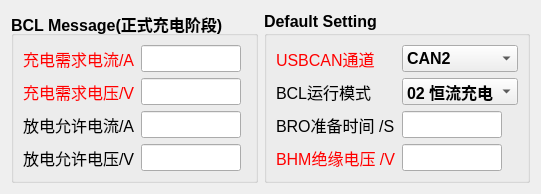
    <widget class="QWidget" name="layoutWidget_3">
     <property name="geometry">
      <rect>
       <x>10</x>
       <y>40</y>
       <width>541</width>
       <height>191</height>
      </rect>
     </property>
     <layout class="QHBoxLayout" name="horizontalLayout_2">
      <item>
       <widget class="QGroupBox" name="groupBox1_1">
        <property name="font">
         <font>
          <pointsize>12</pointsize>
          <weight>75</weight>
          <bold>true</bold>
         </font>
        </property>
        <property name="title">
         <string>BCL Message(正式充电阶段)</string>
        </property>
        <layout class="QFormLayout" name="formLayout">
         <item row="0" column="0">
          <widget class="QLabel" name="label1_8">
           <property name="font">
            <font>
             <pointsize>12</pointsize>
             <weight>50</weight>
             <bold>false</bold>
            </font>
           </property>
           <property name="styleSheet">
            <string notr="true">QLabel#label1_8 {color:red}</string>
           </property>
           <property name="text">
            <string>充电需求电流/A</string>
           </property>
           <property name="buddy">
            <cstring>lineEdit2_2</cstring>
           </property>
          </widget>
         </item>
         <item row="0" column="1">
          <widget class="QLineEdit" name="lineEdit1_1">
           <property name="maximumSize">
            <size>
             <width>100</width>
             <height>16777215</height>
            </size>
           </property>
           <property name="text">
            <string/>
           </property>
          </widget>
         </item>
         <item row="1" column="0">
          <widget class="QLabel" name="label1_7">
           <property name="font">
            <font>
             <pointsize>12</pointsize>
             <weight>50</weight>
             <bold>false</bold>
            </font>
           </property>
           <property name="styleSheet">
            <string notr="true">QLabel#label1_7 {color:red}</string>
           </property>
           <property name="text">
            <string>充电需求电压/V</string>
           </property>
           <property name="buddy">
            <cstring>lineEdit2_1</cstring>
           </property>
          </widget>
         </item>
         <item row="1" column="1">
          <widget class="QLineEdit" name="lineEdit1_2">
           <property name="maximumSize">
            <size>
             <width>100</width>
             <height>16777215</height>
            </size>
           </property>
          </widget>
         </item>
         <item row="2" column="0">
          <widget class="QLabel" name="label1_15">
           <property name="font">
            <font>
             <pointsize>12</pointsize>
             <weight>50</weight>
             <bold>false</bold>
            </font>
           </property>
           <property name="text">
            <string>放电允许电流/A</string>
           </property>
           <property name="buddy">
            <cstring>lineEdit2_2</cstring>
           </property>
          </widget>
         </item>
         <item row="2" column="1">
          <widget class="QLineEdit" name="lineEdit1_8">
           <property name="maximumSize">
            <size>
             <width>100</width>
             <height>16777215</height>
            </size>
           </property>
          </widget>
         </item>
         <item row="3" column="0">
          <widget class="QLabel" name="label1_16">
           <property name="font">
            <font>
             <pointsize>12</pointsize>
             <weight>50</weight>
             <bold>false</bold>
            </font>
           </property>
           <property name="text">
            <string>放电允许电压/V</string>
           </property>
           <property name="buddy">
            <cstring>lineEdit2_1</cstring>
           </property>
          </widget>
         </item>
         <item row="3" column="1">
          <widget class="QLineEdit" name="lineEdit1_9">
           <property name="maximumSize">
            <size>
             <width>100</width>
             <height>16777215</height>
            </size>
           </property>
          </widget>
         </item>
        </layout>
       </widget>
      </item>
      <item>
       <widget class="QGroupBox" name="groupBox1_2">
        <property name="font">
         <font>
          <pointsize>12</pointsize>
          <weight>75</weight>
          <bold>true</bold>
         </font>
        </property>
        <property name="title">
         <string>Default Setting</string>
        </property>
        <layout class="QFormLayout" name="formLayout_2">
         <item row="1" column="0">
          <widget class="QLabel" name="label1_55">
           <property name="font">
            <font>
             <pointsize>12</pointsize>
             <weight>50</weight>
             <bold>false</bold>
            </font>
           </property>
           <property name="text">
            <string>BCL运行模式</string>
           </property>
           <property name="buddy">
            <cstring>lineEdit2_1</cstring>
           </property>
          </widget>
         </item>
         <item row="1" column="1">
          <widget class="QComboBox" name="comboBox1_3">
           <item>
            <property name="text">
             <string>02 恒流充电</string>
            </property>
           </item>
           <item>
            <property name="text">
             <string>01 恒压充电</string>
            </property>
           </item>
           <item>
            <property name="text">
             <string>03 恒流放电</string>
            </property>
           </item>
          </widget>
         </item>
         <item row="4" column="0">
          <widget class="QLabel" name="label1_14">
           <property name="font">
            <font>
             <pointsize>12</pointsize>
             <weight>50</weight>
             <bold>false</bold>
            </font>
           </property>
           <property name="text">
            <string>BRO准备时间 /S</string>
           </property>
           <property name="buddy">
            <cstring>lineEdit2_2</cstring>
           </property>
          </widget>
         </item>
         <item row="4" column="1">
          <widget class="QLineEdit" name="lineEdit1_7">
           <property name="maximumSize">
            <size>
             <width>100</width>
             <height>16777215</height>
            </size>
           </property>
          </widget>
         </item>
         <item row="5" column="0">
          <widget class="QLabel" name="label1_10">
           <property name="font">
            <font>
             <pointsize>12</pointsize>
             <weight>50</weight>
             <bold>false</bold>
            </font>
           </property>
           <property name="styleSheet">
            <string notr="true">QLabel#label1_10 {color:red}</string>
           </property>
           <property name="text">
            <string>BHM绝缘电压 /V</string>
           </property>
           <property name="buddy">
            <cstring>lineEdit2_1</cstring>
           </property>
          </widget>
         </item>
         <item row="5" column="1">
          <widget class="QLineEdit" name="lineEdit1_4">
           <property name="maximumSize">
            <size>
             <width>100</width>
             <height>16777215</height>
            </size>
           </property>
          </widget>
         </item>
         <item row="0" column="0">
          <widget class="QLabel" name="label1_61">
           <property name="font">
            <font>
             <pointsize>12</pointsize>
             <weight>50</weight>
             <bold>false</bold>
            </font>
           </property>
           <property name="styleSheet">
            <string notr="true">QLabel#label1_61 {color:red}</string>
           </property>
           <property name="text">
            <string>USBCAN通道</string>
           </property>
           <property name="buddy">
            <cstring>lineEdit2_2</cstring>
           </property>
          </widget>
         </item>
         <item row="0" column="1">
          <widget class="QComboBox" name="comboBox1_4">
           <item>
            <property name="text">
             <string>CAN2</string>
            </property>
           </item>
           <item>
            <property name="text">
             <string>CAN1</string>
            </property>
           </item>
          </widget>
         </item>
        </layout>
       </widget>
      </item>
     </layout>
    </widget>
